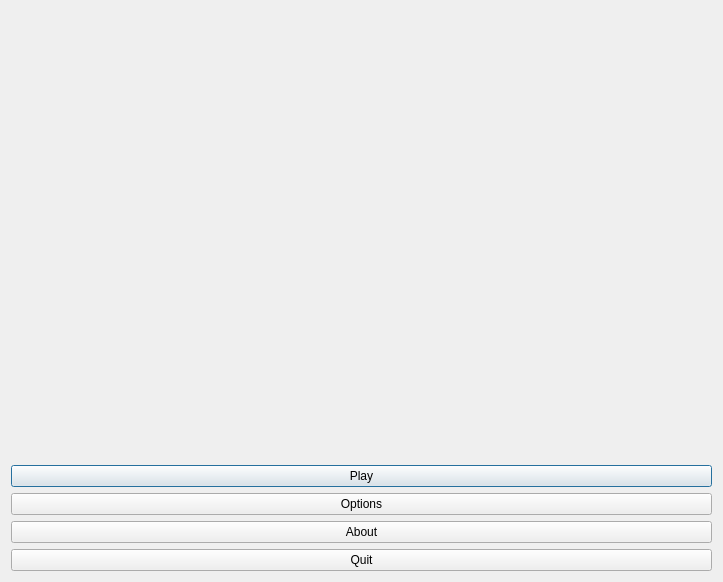
<?xml version="1.0" encoding="UTF-8"?>
<ui version="4.0">
 <class>MainDialog</class>
 <widget class="QDialog" name="MainDialog">
  <property name="geometry">
   <rect>
    <x>0</x>
    <y>0</y>
    <width>723</width>
    <height>582</height>
   </rect>
  </property>
  <property name="windowTitle">
   <string>Starfighter</string>
  </property>
  <layout class="QVBoxLayout" name="verticalLayout_2">
   <item>
    <widget class="QLabel" name="lblLogo">
     <property name="sizePolicy">
      <sizepolicy hsizetype="Expanding" vsizetype="Fixed">
       <horstretch>0</horstretch>
       <verstretch>0</verstretch>
      </sizepolicy>
     </property>
     <property name="text">
      <string/>
     </property>
     <property name="pixmap">
      <pixmap resource="../../ressources.qrc">:/images/mainmenu-logo</pixmap>
     </property>
     <property name="scaledContents">
      <bool>true</bool>
     </property>
    </widget>
   </item>
   <item>
    <spacer name="verticalSpacer">
     <property name="orientation">
      <enum>Qt::Vertical</enum>
     </property>
     <property name="sizeHint" stdset="0">
      <size>
       <width>20</width>
       <height>40</height>
      </size>
     </property>
    </spacer>
   </item>
   <item>
    <widget class="QPushButton" name="btnPlay">
     <property name="text">
      <string>Play</string>
     </property>
    </widget>
   </item>
   <item>
    <widget class="QPushButton" name="btnOptions">
     <property name="text">
      <string>Options</string>
     </property>
    </widget>
   </item>
   <item>
    <widget class="QPushButton" name="btnAbout">
     <property name="text">
      <string>About</string>
     </property>
    </widget>
   </item>
   <item>
    <widget class="QPushButton" name="btnQuit">
     <property name="text">
      <string>Quit</string>
     </property>
    </widget>
   </item>
  </layout>
 </widget>
 <resources>
  <include location="../../ressources.qrc"/>
 </resources>
 <connections>
  <connection>
   <sender>btnQuit</sender>
   <signal>clicked()</signal>
   <receiver>MainDialog</receiver>
   <slot>close()</slot>
   <hints>
    <hint type="sourcelabel">
     <x>370</x>
     <y>536</y>
    </hint>
    <hint type="destinationlabel">
     <x>361</x>
     <y>290</y>
    </hint>
   </hints>
  </connection>
 </connections>
</ui>
